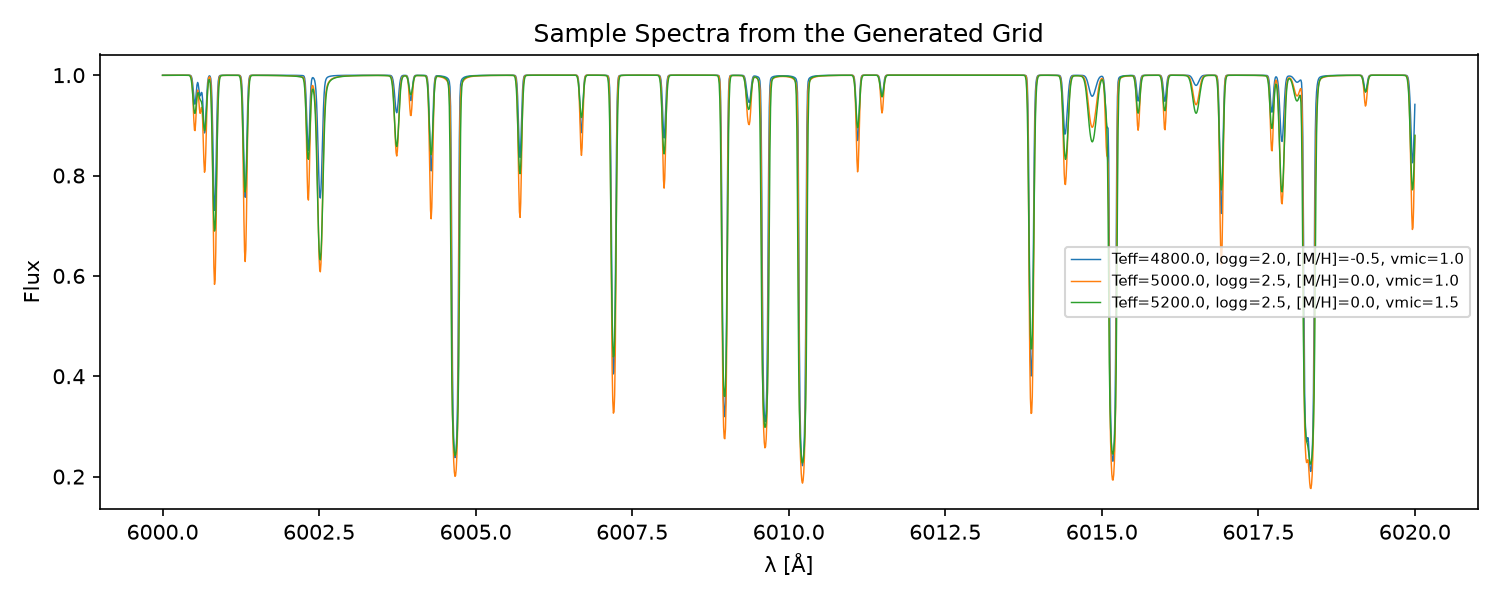

This chart was generated by the following Julia code:
# Full Spectral Grid Generation Example (Julia)
# Generates a small grid of synthetic spectra over Teff x logg x [M/H] x vmic.

println(">>> [1/4] Loading packages...")
using Korg
using PyPlot
println(">>> [1/4] Packages loaded: Korg, PyPlot")

# ---------------------------------------------------------------------------
# 1. Define grid axes
# ---------------------------------------------------------------------------
Teffs = [4800.0, 5000.0, 5200.0]
loggs = [2.0, 2.5]
MHs   = [-0.5, 0.0]
vmics = [1.0, 1.5]

λmin = 6000.0
λmax = 6020.0

n_combos = length(Teffs) * length(loggs) * length(MHs) * length(vmics)
println(">>> [1/4] Grid axes defined: $(n_combos) total combinations")

# ---------------------------------------------------------------------------
# 2. Load the linelist ONCE, outside the loop
# ---------------------------------------------------------------------------
# `get_linelist(:vald)` doesn't exist -- use `get_VALD_solar_linelist()`.
# Loading it here (rather than inside the loop) avoids re-parsing ~42k VALD
# lines on every one of the 24 grid points below -- the same fix applied to
# the ForwardDiff-derivative script earlier.
println(">>> [2/4] Loading VALD solar linelist...")
linelist = Korg.get_VALD_solar_linelist()
println(">>> [2/4] Linelist loaded: $(length(linelist)) lines")

# ---------------------------------------------------------------------------
# 3. Storage container for the grid
# ---------------------------------------------------------------------------
grid = Dict{Tuple{Float64,Float64,Float64,Float64}, Tuple{Vector{Float64},Vector{Float64}}}()

# ---------------------------------------------------------------------------
# 4. Generate the grid
# ---------------------------------------------------------------------------
# `synth` has no `λmin=`/`λmax=` keywords -- needs `wavelengths=(λmin,λmax)`.
println(">>> [3/4] Generating grid ($(n_combos) syntheses; this will take a while)...")
i = 0
for Teff in Teffs
    for logg in loggs
        for M_H in MHs
            for vmic in vmics
                global i += 1
                local wls, flux
                wls, flux, _ = Korg.synth(
                    Teff        = Teff,
                    logg        = logg,
                    M_H         = M_H,
                    vmic        = vmic,
                    wavelengths = (λmin, λmax),
                    linelist    = linelist
                )

                key = (Teff, logg, M_H, vmic)
                grid[key] = (wls, flux)

                println(">>>   [$(i)/$(n_combos)] Generated spectrum for ", key)
            end
        end
    end
end

println(">>> [4/4] Grid size = ", length(grid))

# ---------------------------------------------------------------------------
# 5. Quick sanity-check plot: overlay a few grid members
# ---------------------------------------------------------------------------
# The grid itself only lives in memory (`grid`) for the rest of this Julia
# session -- if you want to reuse it later without re-synthesizing, save it
# to disk (e.g. with JLD2.jl) rather than relying on it staying in the REPL.
println(">>> [4/4] Building sanity-check plot (3 grid members)...")
figure(figsize=(10, 4))
sample_keys = [(4800.0, 2.0, -0.5, 1.0), (5000.0, 2.5, 0.0, 1.0), (5200.0, 2.5, 0.0, 1.5)]
for key in sample_keys
    local wls, flux
    wls, flux = grid[key]
    plot(wls, flux, linewidth=0.7, label="Teff=$(key[1]), logg=$(key[2]), [M/H]=$(key[3]), vmic=$(key[4])")
end
xlabel("λ [Å]")
ylabel("Flux")
title("Sample Spectra from the Generated Grid")
legend(fontsize=7)
tight_layout()

outpath = "korg_spectral_grid_generation.png"
savefig(outpath, dpi=150)
println(">>> [4/4] Plot saved to: $(abspath(outpath))")
println(">>> [4/4] Done.")
